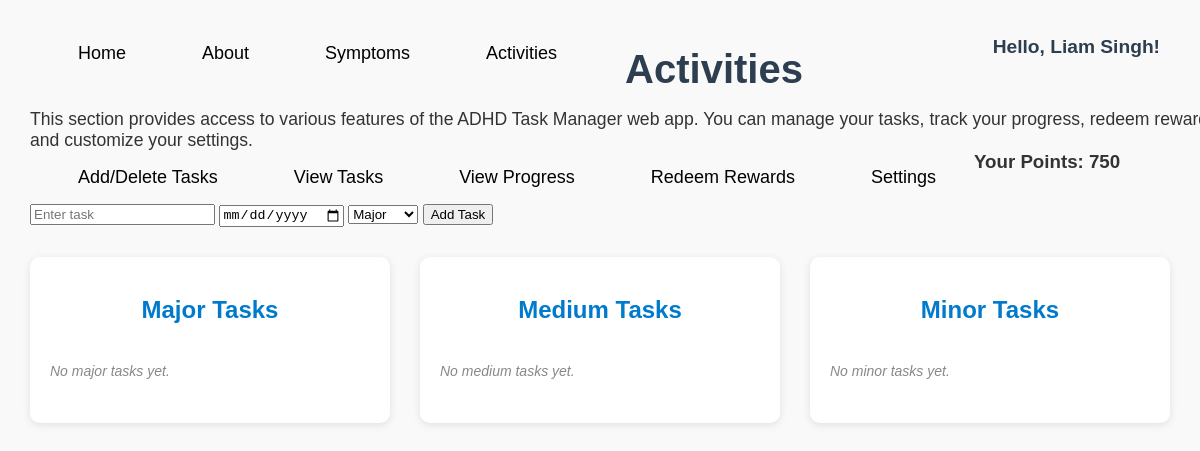
Before: /activities (signed in) with the older database file.
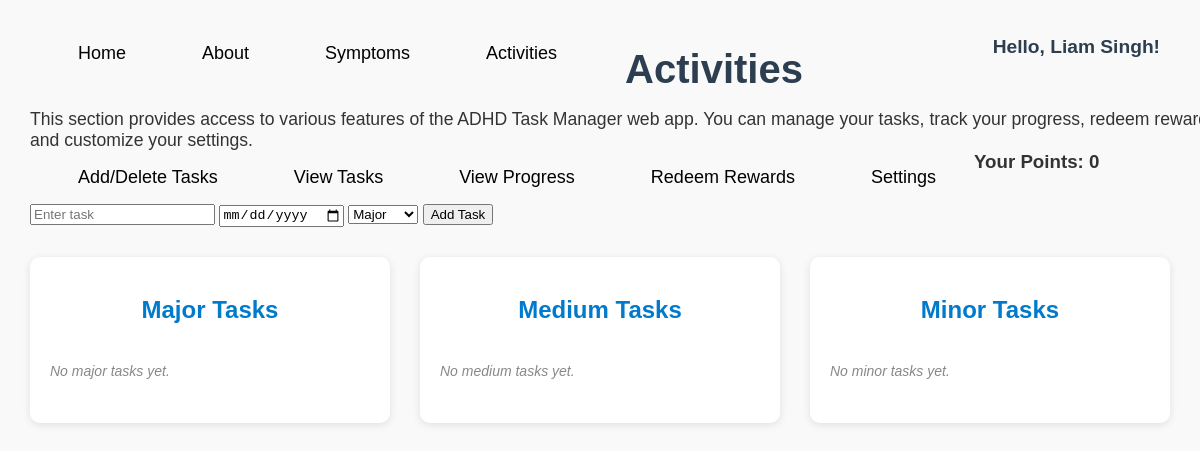
After: the same page with the newer database file.
### tables this page shows
CREATE TABLE users (
            id INTEGER PRIMARY KEY AUTOINCREMENT,
            username TEXT UNIQUE,
            password TEXT
        , points INTEGER DEFAULT 0);

### app.py (the view)
@app.route("/activities")
def activities():
    tasks = get_tasks_grouped()
    username = session.get('user') if session else None
    points = 0
    if username:
        conn = get_db_conn()
        c = conn.cursor()
        c.execute("SELECT points FROM users WHERE username = ?", (username,))
        row = c.fetchone()
        if row:
            points = row['points']
        conn.close()
    return render_template("activities.html", tasks=tasks, username=username, points=points)

### app.py (called while the page is built, shortened)
def get_db_conn():
    conn = sqlite3.connect(DB_PATH)
    conn.row_factory = sqlite3.Row
    return conn

def get_tasks_grouped():
    conn = get_db_conn()
    c = conn.cursor()
    c.execute("SELECT id, name, date, importance FROM tasks WHERE completed = 0 OR completed IS NULL ORDER BY id")
    rows = c.fetchall()
    conn.close()
    grouped = {"Major": [], "Medium": [], "Minor": []}
    return grouped

### templates/activities.html (shortened to what this page needs)
<!DOCTYPE html>
<html lang="en">
<head>
  <div class="menu">
    <ul>
      <li><a href="{{ url_for('home') }}">Home</a></li>
      <li><a href="{{ url_for('about') }}">About</a></li>
      <li><a href="{{ url_for('symptoms') }}">Symptoms</a></li>
      <li><a href="{{ url_for('activities') }}">Activities</a></li>
    </ul>
  </div>
  <link rel="stylesheet" href="{{ url_for('static', filename='activitiesstyle.css') }}">
</head>
<body>
  <div class="front">
    <h1>Activities</h1>
    <p class="description">
      This section provides access to various features of the ADHD Task Manager web app.
      You can manage your tasks, track your progress, redeem rewards, and customize your settings.
    </p>
    <ul class="Tabs">
      <li><a href="{{ url_for('activities') }}">Add/Delete Tasks</a></li>
  <li><a href="viewtasks.html">View Tasks</a></li>
  <li><a href="{{ url_for('progress') }}">View Progress</a></li>
      <li><a href="rewards.html">Redeem Rewards</a></li>
  <li><a href="{{ url_for('settings') }}">Settings</a></li>
    </ul>
    <h2 id="greeting"> Hello, {{ username }}!</h2>
    <h3>Your Points: {{ points }}</h3>
  </div>
  <div class="task-input">
    <form action="/add_task" method="POST">
      <input type="text" name="task_name" placeholder="Enter task" required />
      <input type="date" name="task_date" required />
      <select name="importance" required>
        <option value="Major">Major</option>
      </select>
      <button type="submit">Add Task</button>
    </form>
  </div>
  <div class="task-sections">
    <div class="task-section">
      <h2>Major Tasks</h2>
      <ul>
        {% for task in tasks['Major'] %}
        <li>
          {{ task.name }} — <small>Due: {{ task.date }}</small>
          <form action="{{ url_for('complete_task', importance='Major', task_index=loop.index0) }}" method="post" style="display:inline;">
            <button type="submit">✅ Complete</button>
          </form>
          <form action="{{ url_for('delete_task', importance='Major', task_index=loop.index0) }}" method="post" style="display:inline;">
            <button type="submit">Delete</button>
          </form>
        </li>
        {% else %}
        <li class="empty">No major tasks yet.</li>
        {% endfor %}
      </ul>
    </div>
    <div class="task-section">
      <h2>Medium Tasks</h2>
      <ul>
        {% for task in tasks['Medium'] %}
        <li>
          {{ task.name }} — <small>Due: {{ task.date }}</small>
          <form action="{{ url_for('complete_task', importance='Medium', task_index=loop.index0) }}" method="post" style="display:inline;">
            <button type="submit">✅ Complete</button>
          </form>
          <form action="{{ url_for('delete_task', importance='Medium', task_index=loop.index0) }}" method="post" style="display:inline;">
            <button type="submit">Delete</button>
          </form>
        </li>
        {% else %}
        <li class="empty">No medium tasks yet.</li>
        {% endfor %}
      </ul>
    </div>
    <div class="task-section">
      <h2>Minor Tasks</h2>
      <ul>
        {% for task in tasks['Minor'] %}
        <li>
          {{ task.name }} — <small>Due: {{ task.date }}</small>
          <form action="{{ url_for('complete_task', importance='Minor', task_index=loop.index0) }}" method="post" style="display:inline;">
            <button type="submit">✅ Complete</button>
          </form>
          <form action="{{ url_for('delete_task', importance='Minor', task_index=loop.index0) }}" method="post" style="display:inline;">
            <button type="submit">Delete</button>
          </form>
        </li>
        {% else %}
        <li class="empty">No minor tasks yet.</li>
        {% endfor %}
      </ul>
    </div>
  </div>
</body>
</html>

### static/activitiesstyle.css (style rules this page uses)
body { margin: 0; font-family: Arial, sans-serif; background-color: #f9f9f9; color: #333; }
ul { float: left; display: flex; justify-content: center; align-items: center; list-style: none; }
ul li { margin: 0 25px; font-size: 14px; }
ul li a { text-decoration: none; color: black; font-size: 18px; font-family: Arial, Helvetica, sans-serif; padding: 6px 13px; border-radius: 3px; transition: .4s; }
h1 { font-size: 2.5em; color: #2c3e50; margin-bottom: 15px; position: relative; top: 20px; left: 30px; }
.description { font-size: 1.1em; margin-bottom: 20px; position: relative; top: 20px; left: 30px; }
.task-input { clear: both; margin: 20px 30px; }
.task-sections { display: grid; grid-template-columns: repeat(3, 1fr); gap: 30px; margin: 30px; }
.task-section { background: white; padding: 20px; border-radius: 10px; box-shadow: 0 2px 8px rgba(0,0,0,0.1); }
.task-section h2 { text-align: center; margin-bottom: 15px; color: #007acc; }
.task-section ul { list-style: none; padding: 0; }
.task-section li { margin: 8px 0; display: flex; flex-direction: column; width: 100%; }
.task-section li.empty { color: #888; font-style: italic; text-align: center; }
#greeting { position: absolute; top: 20px; right: 40px; font-size: 1.2em; color: #2c3e50; }
.task-section ul li { display: block; margin-bottom: 8px; }

Changed rows visible on the page:
changed users "Liam Singh": points "750" → (not shown)
Other visible differences:
{{ points }}: (not shown) → "0"
